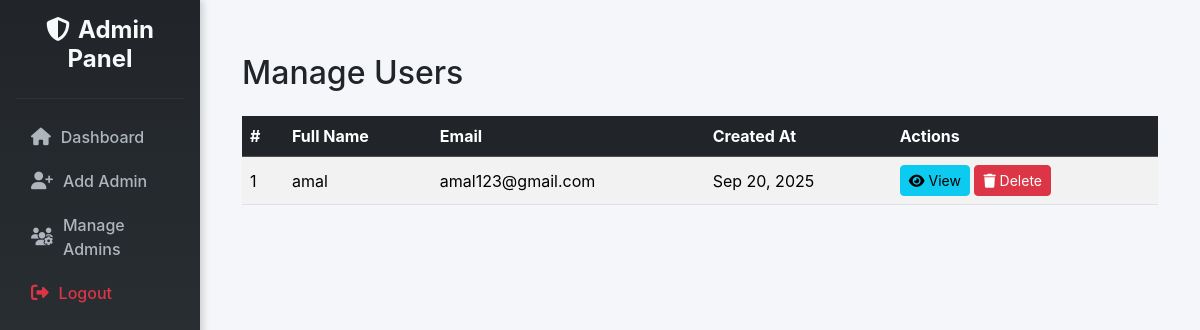
Page /custom_admin/manage-users/ (signed in) on the committed database.
### cvapp/models.py (models this page shows, shortened)
class User(models.Model):
    User_id = models.AutoField(primary_key=True)
    Full_Name = models.CharField(max_length=100, null=False)
    Email = models.CharField(max_length=100, null=False)
    Password = models.CharField(max_length=100, null=False)
    created_at = models.DateTimeField(default=timezone.now, editable=False)  # ✅ new field

### cvapp/views.py (the view)
# urls.py: path('custom_admin/manage-users/', views.manage_users, name='admin_manage_users'),
@admin_login_required
def manage_users(request):
    users = User.objects.all().order_by('-User_id')  # latest first
    return render(request, "custom_admin/manage_users.html", {"users": users})

### cvapp/views.py (called while the page is built)
def admin_login_required(view_func):
    @wraps(view_func)
    def wrapper(request, *args, **kwargs):
        if not request.session.get("admin_id"):  # session key set at login
            return redirect("adminlogin")       # redirect to your login page
        return view_func(request, *args, **kwargs)
    return wrapper

### template/custom_admin/manage_users.html
{% extends "custom_admin/adminbase.html" %}
{% block content %}
<div class="container mt-4">
    <h2 class="mb-4">Manage Users</h2>
    <div class="table-responsive">
        <table class="table table-striped table-hover align-middle">
            <thead class="table-dark">
                <tr>
                    <th>#</th>
                    <th>Full Name</th>
                    <th>Email</th>
                    <th>Created At</th>
                    <th>Actions</th>
                </tr>
            </thead>
            <tbody>
                {% for user in users %}
                <tr>
                    <td>{{ forloop.counter }}</td>
                    <td>{{ user.Full_Name }}</td>
                    <td>{{ user.Email }}</td>
                    <td>{{ user.created_at|date:"M d, Y" }}</td>
                    <td>
                        <a href="{% url 'view_user' user.User_id %}" class="btn btn-sm btn-info">
                            <i class="fa-solid fa-eye"></i> View
                        </a>
                        <a href="{% url 'delete_user' user.User_id %}" class="btn btn-sm btn-danger">
                            <i class="fa-solid fa-trash"></i> Delete
                        </a>
                    </td>
                </tr>
                {% empty %}
                <tr>
                    <td colspan="5" class="text-center text-muted">No users found.</td>
                </tr>
                {% endfor %}
            </tbody>
        </table>
    </div>
</div>
{% endblock %}

### template/custom_admin/adminbase.html (style rules this page uses)
body { background-color: #f4f6f9; font-family: 'Inter', sans-serif; }

### rows in the picture
User: Full_Name "amal", Email "amal123@gmail.com", created_at "Sep 20, 2025"
